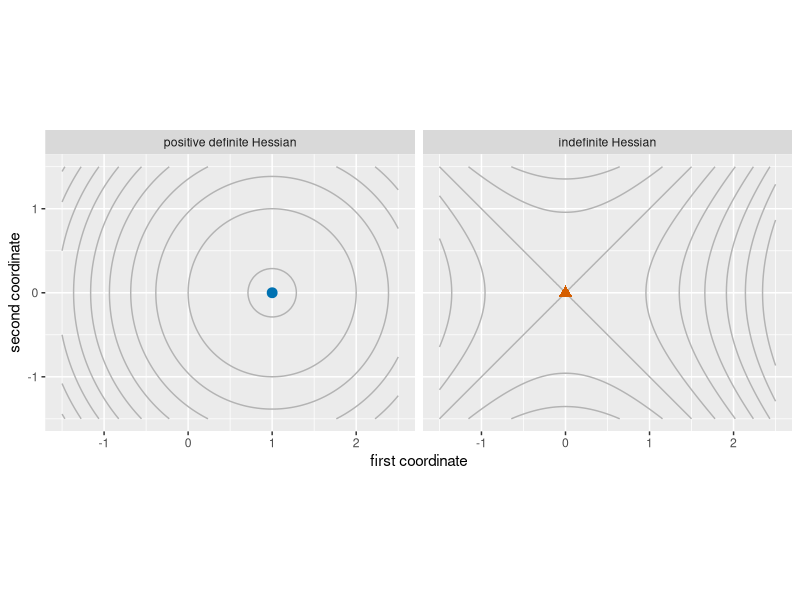

Write the R code that produced this figure.
## ---- chunk 1
#| label: second-order-condition-r
#| fig-alt: >-
#|   Two contour plots side by side. In the left plot, titled positive
#|   definite Hessian, the level curves of x squared plus y squared minus 2x
#|   are circles around the point (1, 0), marked by a blue circle, which is
#|   the lowest point. In the right plot, titled indefinite Hessian, the level
#|   curves of x squared minus y squared are hyperbolas that cross at the
#|   origin, marked by a vermilion triangle. Values rise to the left and
#|   right of the origin and fall above and below it.
#| fig-height: 3.5
#| fig-width: 7
so_x_so <- seq(-1.5, 2.5, length.out = 101)
so_y_so <- seq(-1.5, 1.5, length.out = 101)
so_grid_so <- tidyr::expand_grid(x = so_x_so, y = so_y_so)
so_gx_so <- so_grid_so$x
so_gy_so <- so_grid_so$y
so_bowl_so <- so_gx_so^2 + so_gy_so^2 - 2 * so_gx_so
so_saddle_so <- so_gx_so^2 - so_gy_so^2
so_bowl_tbl_so <- dplyr::mutate(
  so_grid_so, z = so_bowl_so, panel = "positive definite Hessian"
)
so_saddle_tbl_so <- dplyr::mutate(
  so_grid_so, z = so_saddle_so, panel = "indefinite Hessian"
)
so_all_so <- dplyr::bind_rows(so_bowl_tbl_so, so_saddle_tbl_so)
so_order_so <- c("positive definite Hessian", "indefinite Hessian")
so_all_so$panel <- factor(so_all_so$panel, levels = so_order_so)
so_min_panel_so <- factor(so_order_so[1], levels = so_order_so)
so_sad_panel_so <- factor(so_order_so[2], levels = so_order_so)
so_min_so <- tibble::tibble(x = 1, y = 0, panel = so_min_panel_so)
so_sad_so <- tibble::tibble(x = 0, y = 0, panel = so_sad_panel_so)
so_aes_so <- ggplot2::aes(x, y)
ggplot2::ggplot(so_all_so, so_aes_so) +
  ggplot2::geom_contour(ggplot2::aes(z = z), colour = "grey70", bins = 12) +
  ggplot2::geom_point(data = so_min_so, colour = "#0072B2", size = 3) +
  ggplot2::geom_point(
    data = so_sad_so, colour = "#D55E00", size = 3, shape = 17
  ) +
  ggplot2::facet_wrap(~panel) +
  ggplot2::coord_equal() +
  ggplot2::labs(x = "first coordinate", y = "second coordinate")
